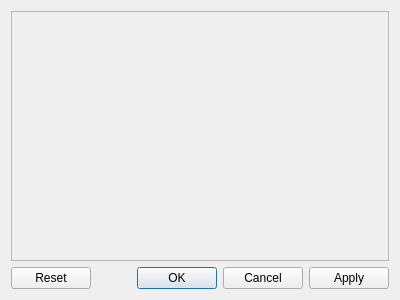
<?xml version="1.0" encoding="UTF-8"?>
<ui version="4.0">
 <class>OpenGLShaderConfig</class>
 <widget class="QDialog" name="OpenGLShaderConfig">
  <property name="geometry">
   <rect>
    <x>0</x>
    <y>0</y>
    <width>400</width>
    <height>300</height>
   </rect>
  </property>
  <property name="windowTitle">
   <string>Shader Configuration</string>
  </property>
  <layout class="QVBoxLayout" name="verticalLayout">
   <property name="sizeConstraint">
    <enum>QLayout::SetMinAndMaxSize</enum>
   </property>
   <item>
    <widget class="QScrollArea" name="scrollArea">
     <property name="widgetResizable">
      <bool>true</bool>
     </property>
     <widget class="QWidget" name="scrollAreaWidgetContents">
      <property name="geometry">
       <rect>
        <x>0</x>
        <y>0</y>
        <width>380</width>
        <height>250</height>
       </rect>
      </property>
      <layout class="QFormLayout" name="formLayout_2">
       <property name="sizeConstraint">
        <enum>QLayout::SetMaximumSize</enum>
       </property>
       <property name="fieldGrowthPolicy">
        <enum>QFormLayout::AllNonFixedFieldsGrow</enum>
       </property>
       <property name="labelAlignment">
        <set>Qt::AlignLeading|Qt::AlignLeft|Qt::AlignVCenter</set>
       </property>
       <property name="formAlignment">
        <set>Qt::AlignLeading|Qt::AlignLeft|Qt::AlignTop</set>
       </property>
      </layout>
     </widget>
    </widget>
   </item>
   <item>
    <widget class="QDialogButtonBox" name="buttonBox">
     <property name="orientation">
      <enum>Qt::Horizontal</enum>
     </property>
     <property name="standardButtons">
      <set>QDialogButtonBox::Apply|QDialogButtonBox::Cancel|QDialogButtonBox::Ok|QDialogButtonBox::Reset</set>
     </property>
    </widget>
   </item>
  </layout>
 </widget>
 <resources/>
 <connections>
  <connection>
   <sender>buttonBox</sender>
   <signal>accepted()</signal>
   <receiver>OpenGLShaderConfig</receiver>
   <slot>accept()</slot>
   <hints>
    <hint type="sourcelabel">
     <x>248</x>
     <y>254</y>
    </hint>
    <hint type="destinationlabel">
     <x>157</x>
     <y>274</y>
    </hint>
   </hints>
  </connection>
  <connection>
   <sender>buttonBox</sender>
   <signal>rejected()</signal>
   <receiver>OpenGLShaderConfig</receiver>
   <slot>reject()</slot>
   <hints>
    <hint type="sourcelabel">
     <x>316</x>
     <y>260</y>
    </hint>
    <hint type="destinationlabel">
     <x>286</x>
     <y>274</y>
    </hint>
   </hints>
  </connection>
 </connections>
</ui>
